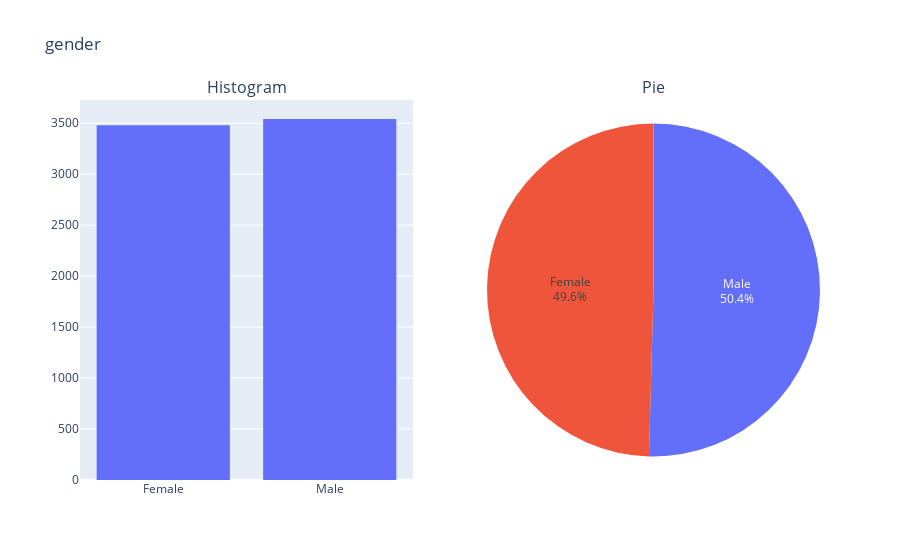
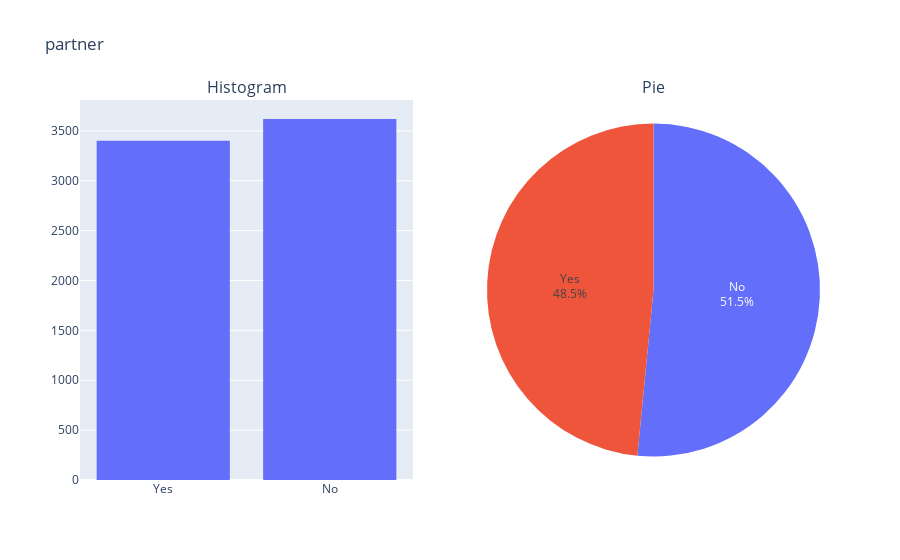
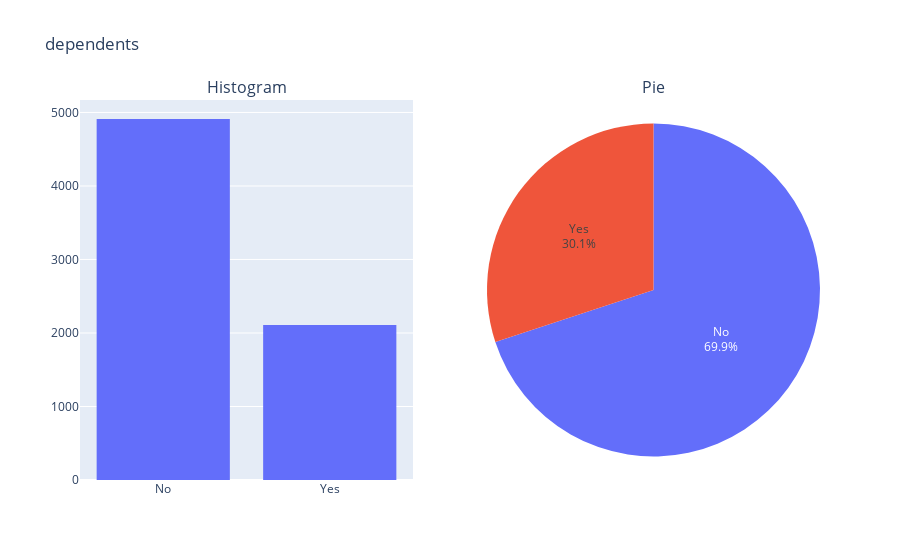
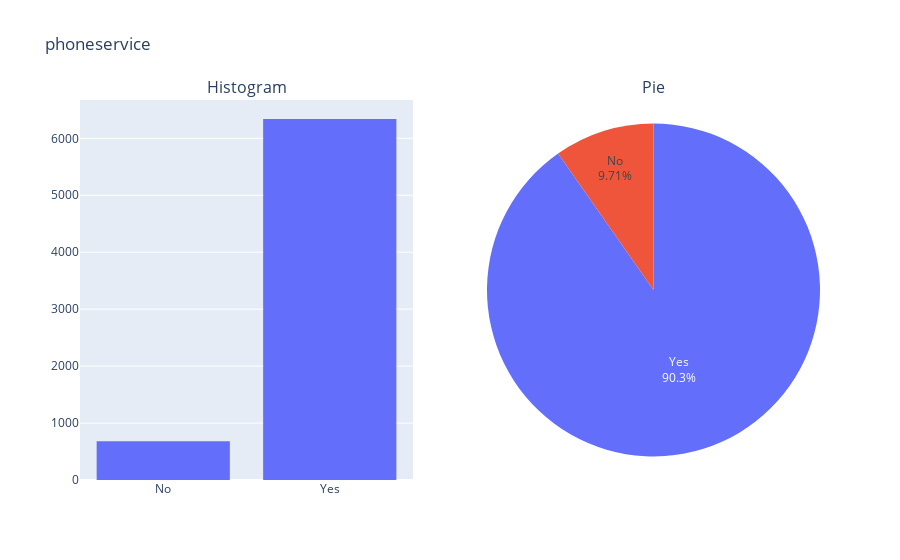

The cell these charts' notebook holds for them, in order:
### Code cell
for column in categorical:
    univ_cat(df,column)

### Figure 1 — Plotly figure (JSON) as saved in the notebook; plotly's stock layout.template omitted (floating-point values rounded to 4 significant figures; data arrays with more than 128 entries replaced by an {"elided": "..."} marker saying what was removed)
{"data": [{"showlegend": false, "type": "histogram", "x": {"elided": "7021 str values"}, "xaxis": "x", "yaxis": "y"}, {"domain": {"x": [0.55, 1], "y": [0, 1]}, "labels": ["Male", "Female"], "showlegend": false, "textinfo": "label+percent", "type": "pie", "values": [3541, 3480]}], "layout": {"annotations": [{"font": {"size": 16}, "showarrow": false, "text": "Histogram", "x": 0.225, "xanchor": "center", "xref": "paper", "y": 1, "yanchor": "bottom", "yref": "paper"}, {"font": {"size": 16}, "showarrow": false, "text": "Pie", "x": 0.775, "xanchor": "center", "xref": "paper", "y": 1, "yanchor": "bottom", "yref": "paper"}], "title": {"text": "gender"}, "xaxis": {"anchor": "y", "domain": [0, 0.45]}, "yaxis": {"anchor": "x", "domain": [0, 1]}}}

### Figure 2 — Plotly figure (JSON) as saved in the notebook; plotly's stock layout.template omitted (floating-point values rounded to 4 significant figures; data arrays with more than 128 entries replaced by an {"elided": "..."} marker saying what was removed)
{"data": [{"showlegend": false, "type": "histogram", "x": {"elided": "7021 str values"}, "xaxis": "x", "yaxis": "y"}, {"domain": {"x": [0.55, 1], "y": [0, 1]}, "labels": ["No", "Yes"], "showlegend": false, "textinfo": "label+percent", "type": "pie", "values": [3619, 3402]}], "layout": {"annotations": [{"font": {"size": 16}, "showarrow": false, "text": "Histogram", "x": 0.225, "xanchor": "center", "xref": "paper", "y": 1, "yanchor": "bottom", "yref": "paper"}, {"font": {"size": 16}, "showarrow": false, "text": "Pie", "x": 0.775, "xanchor": "center", "xref": "paper", "y": 1, "yanchor": "bottom", "yref": "paper"}], "title": {"text": "partner"}, "xaxis": {"anchor": "y", "domain": [0, 0.45]}, "yaxis": {"anchor": "x", "domain": [0, 1]}}}

### Figure 3 — Plotly figure (JSON) as saved in the notebook; plotly's stock layout.template omitted (floating-point values rounded to 4 significant figures; data arrays with more than 128 entries replaced by an {"elided": "..."} marker saying what was removed)
{"data": [{"showlegend": false, "type": "histogram", "x": {"elided": "7021 str values"}, "xaxis": "x", "yaxis": "y"}, {"domain": {"x": [0.55, 1], "y": [0, 1]}, "labels": ["No", "Yes"], "showlegend": false, "textinfo": "label+percent", "type": "pie", "values": [4911, 2110]}], "layout": {"annotations": [{"font": {"size": 16}, "showarrow": false, "text": "Histogram", "x": 0.225, "xanchor": "center", "xref": "paper", "y": 1, "yanchor": "bottom", "yref": "paper"}, {"font": {"size": 16}, "showarrow": false, "text": "Pie", "x": 0.775, "xanchor": "center", "xref": "paper", "y": 1, "yanchor": "bottom", "yref": "paper"}], "title": {"text": "dependents"}, "xaxis": {"anchor": "y", "domain": [0, 0.45]}, "yaxis": {"anchor": "x", "domain": [0, 1]}}}

### Figure 4 — Plotly figure (JSON) as saved in the notebook; plotly's stock layout.template omitted (floating-point values rounded to 4 significant figures; data arrays with more than 128 entries replaced by an {"elided": "..."} marker saying what was removed)
{"data": [{"showlegend": false, "type": "histogram", "x": {"elided": "7021 str values"}, "xaxis": "x", "yaxis": "y"}, {"domain": {"x": [0.55, 1], "y": [0, 1]}, "labels": ["Yes", "No"], "showlegend": false, "textinfo": "label+percent", "type": "pie", "values": [6339, 682]}], "layout": {"annotations": [{"font": {"size": 16}, "showarrow": false, "text": "Histogram", "x": 0.225, "xanchor": "center", "xref": "paper", "y": 1, "yanchor": "bottom", "yref": "paper"}, {"font": {"size": 16}, "showarrow": false, "text": "Pie", "x": 0.775, "xanchor": "center", "xref": "paper", "y": 1, "yanchor": "bottom", "yref": "paper"}], "title": {"text": "phoneservice"}, "xaxis": {"anchor": "y", "domain": [0, 0.45]}, "yaxis": {"anchor": "x", "domain": [0, 1]}}}
